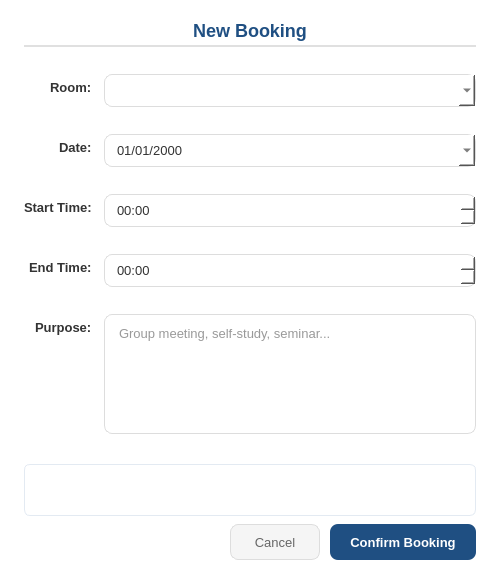
<?xml version="1.0" encoding="UTF-8"?>
<ui version="4.0">
 <class>BookingDialog</class>
 <widget class="QDialog" name="BookingDialog">
  <property name="geometry">
   <rect>
    <x>0</x>
    <y>0</y>
    <width>500</width>
    <height>580</height>
   </rect>
  </property>
  <property name="windowTitle">
   <string>New Booking</string>
  </property>
  <property name="styleSheet">
   <string notr="true">QDialog { background: white; }
QLabel { color: #333; border: none; }
QLineEdit, QDateEdit, QTimeEdit { padding: 7px 10px; border: 1px solid #ddd; border-radius: 8px; font-size: 13px; color: #333; background: white; }
QLineEdit:focus, QDateEdit:focus, QTimeEdit:focus { border: 1px solid #1F4F82; }
QComboBox { padding: 7px 10px; border: 1px solid #ddd; border-radius: 8px; font-size: 13px; color: #333; background: white; }
QComboBox:focus { border: 1px solid #1F4F82; }</string>
  </property>
  <layout class="QVBoxLayout" name="mainLayout">
   <property name="spacing">
    <number>8</number>
   </property>
   <property name="leftMargin">
    <number>24</number>
   </property>
   <property name="topMargin">
    <number>20</number>
   </property>
   <property name="rightMargin">
    <number>24</number>
   </property>
   <property name="bottomMargin">
    <number>20</number>
   </property>
   <item>
    <widget class="QLabel" name="lblTitle">
     <property name="maximumSize">
      <size>
       <width>452</width>
       <height>130</height>
      </size>
     </property>
     <property name="styleSheet">
      <string notr="true">font-size: 18px; font-weight: bold; color: #1F4F82; padding-bottom: 4px; border-bottom: 2px solid #E0E0E0;</string>
     </property>
     <property name="text">
      <string>New Booking</string>
     </property>
     <property name="alignment">
      <set>Qt::AlignCenter</set>
     </property>
    </widget>
   </item>
   <item>
    <layout class="QFormLayout" name="formLayout">
     <property name="fieldGrowthPolicy">
      <enum>QFormLayout::AllNonFixedFieldsGrow</enum>
     </property>
     <property name="labelAlignment">
      <set>Qt::AlignRight|Qt::AlignTrailing|Qt::AlignVCenter</set>
     </property>
     <property name="horizontalSpacing">
      <number>12</number>
     </property>
     <property name="verticalSpacing">
      <number>8</number>
     </property>
     <item row="0" column="0">
      <widget class="QLabel" name="lblRoom">
       <property name="styleSheet">
        <string notr="true">font-weight: 600; font-size: 13px;</string>
       </property>
       <property name="text">
        <string>Room:</string>
       </property>
      </widget>
     </item>
     <item row="0" column="1">
      <widget class="QComboBox" name="comboRoom"/>
     </item>
     <item row="1" column="0">
      <widget class="QLabel" name="lblDate">
       <property name="styleSheet">
        <string notr="true">font-weight: 600; font-size: 13px;</string>
       </property>
       <property name="text">
        <string>Date:</string>
       </property>
      </widget>
     </item>
     <item row="1" column="1">
      <widget class="QDateEdit" name="dateEdit">
       <property name="displayFormat">
        <string>dd/MM/yyyy</string>
       </property>
       <property name="calendarPopup">
        <bool>true</bool>
       </property>
      </widget>
     </item>
     <item row="2" column="0">
      <widget class="QLabel" name="lblStartTime">
       <property name="styleSheet">
        <string notr="true">font-weight: 600; font-size: 13px;</string>
       </property>
       <property name="text">
        <string>Start Time:</string>
       </property>
      </widget>
     </item>
     <item row="2" column="1">
      <widget class="QTimeEdit" name="timeEditStart">
       <property name="displayFormat">
        <string>HH:mm</string>
       </property>
      </widget>
     </item>
     <item row="3" column="0">
      <widget class="QLabel" name="lblEndTime">
       <property name="styleSheet">
        <string notr="true">font-weight: 600; font-size: 13px;</string>
       </property>
       <property name="text">
        <string>End Time:</string>
       </property>
      </widget>
     </item>
     <item row="3" column="1">
      <widget class="QTimeEdit" name="timeEditEnd">
       <property name="displayFormat">
        <string>HH:mm</string>
       </property>
      </widget>
     </item>
     <item row="4" column="0">
      <widget class="QLabel" name="lblPurpose">
       <property name="styleSheet">
        <string notr="true">font-weight: 600; font-size: 13px;</string>
       </property>
       <property name="text">
        <string>Purpose:</string>
       </property>
      </widget>
     </item>
     <item row="4" column="1">
      <widget class="QPlainTextEdit" name="lineEditPurpose">
       <property name="minimumSize">
        <size>
         <width>0</width>
         <height>80</height>
        </size>
       </property>
       <property name="maximumSize">
        <size>
         <width>16777215</width>
         <height>120</height>
        </size>
       </property>
       <property name="placeholderText">
        <string>Group meeting, self-study, seminar...</string>
       </property>
       <property name="styleSheet">
        <string notr="true">QPlainTextEdit { padding: 7px 10px; border: 1px solid #ddd; border-radius: 8px; font-size: 13px; color: #333; background: white; }
QPlainTextEdit:focus { border: 1px solid #1F4F82; }</string>
       </property>
      </widget>
     </item>
    </layout>
   </item>
   <item>
    <widget class="QTableWidget" name="tableAvailability">
     <property name="minimumSize">
      <size>
       <width>0</width>
       <height>52</height>
      </size>
     </property>
     <property name="maximumSize">
      <size>
       <width>16777215</width>
       <height>52</height>
      </size>
     </property>
     <property name="styleSheet">
      <string notr="true">QTableWidget { border: 1px solid #E3EAF2; border-radius: 6px; background: white; gridline-color: #E0E0E0; }
QHeaderView::section { background: #F0F4F8; color: #555; font-size: 10px; font-weight: 600; padding: 2px; border: none; border-right: 1px solid #E0E0E0; }</string>
     </property>
     <property name="editTriggers">
      <set>QAbstractItemView::NoEditTriggers</set>
     </property>
     <property name="selectionMode">
      <enum>QAbstractItemView::NoSelection</enum>
     </property>
     <property name="showGrid">
      <bool>true</bool>
     </property>
    </widget>
   </item>
   <item>
    <layout class="QHBoxLayout" name="btnLayout">
     <property name="spacing">
      <number>10</number>
     </property>
     <item>
      <spacer name="btnSpacer">
       <property name="orientation">
        <enum>Qt::Horizontal</enum>
       </property>
       <property name="sizeHint" stdset="0">
        <size>
         <width>40</width>
         <height>20</height>
        </size>
       </property>
      </spacer>
     </item>
     <item>
      <widget class="QPushButton" name="pushButtonCancel">
       <property name="minimumSize">
        <size>
         <width>90</width>
         <height>36</height>
        </size>
       </property>
       <property name="cursor">
        <cursorShape>PointingHandCursor</cursorShape>
       </property>
       <property name="styleSheet">
        <string notr="true">QPushButton { background: #F5F5F5; border: 1px solid #ddd; border-radius: 8px; padding: 8px 20px; color: #666; font-size: 13px; }
QPushButton:hover { background: #E0E0E0; }</string>
       </property>
       <property name="text">
        <string>Cancel</string>
       </property>
      </widget>
     </item>
     <item>
      <widget class="QPushButton" name="pushButtonSubmit">
       <property name="minimumSize">
        <size>
         <width>130</width>
         <height>36</height>
        </size>
       </property>
       <property name="cursor">
        <cursorShape>PointingHandCursor</cursorShape>
       </property>
       <property name="styleSheet">
        <string notr="true">QPushButton { background: #1F4F82; border: none; border-radius: 8px; padding: 8px 20px; color: white; font-size: 13px; font-weight: bold; }
QPushButton:hover { background: #163D66; }</string>
       </property>
       <property name="text">
        <string>Confirm Booking</string>
       </property>
      </widget>
     </item>
    </layout>
   </item>
  </layout>
 </widget>
 <resources/>
 <connections/>
</ui>
